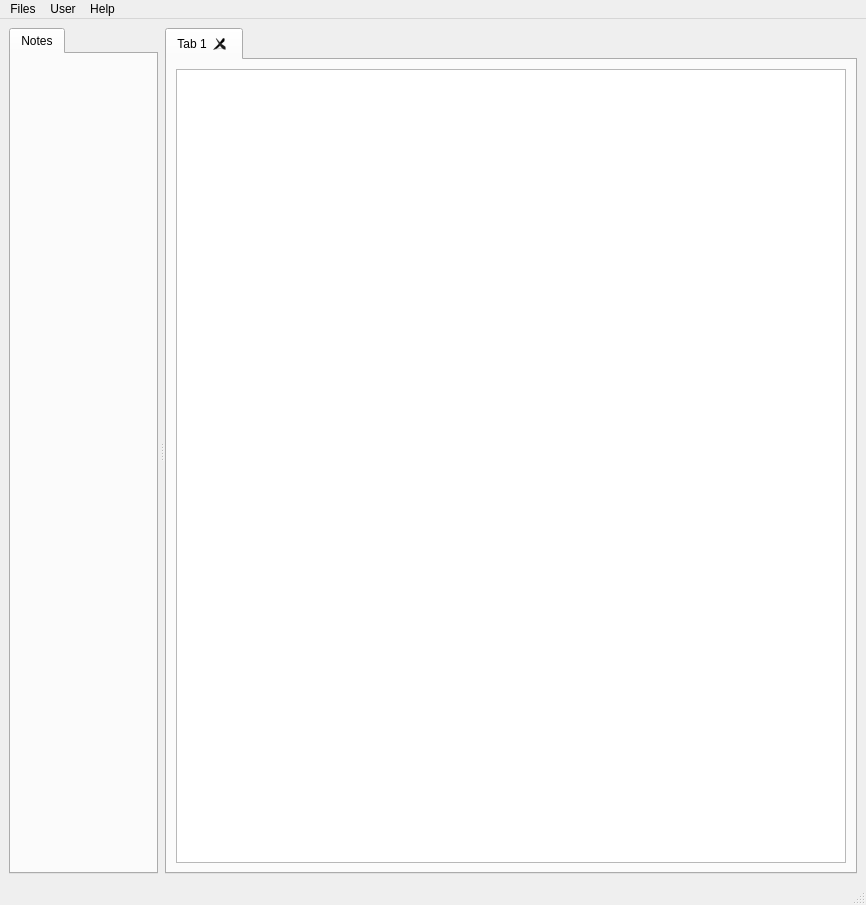
<?xml version="1.0" encoding="UTF-8"?>
<ui version="4.0">
 <class>MainWindow</class>
 <widget class="QMainWindow" name="MainWindow">
  <property name="geometry">
   <rect>
    <x>0</x>
    <y>0</y>
    <width>866</width>
    <height>905</height>
   </rect>
  </property>
  <property name="windowTitle">
   <string>PDM Notes</string>
  </property>
  <property name="documentMode">
   <bool>false</bool>
  </property>
  <widget class="QWidget" name="centralwidget">
   <layout class="QHBoxLayout" name="horizontalLayout">
    <item>
     <widget class="QSplitter" name="splitter">
      <property name="orientation">
       <enum>Qt::Horizontal</enum>
      </property>
      <property name="opaqueResize">
       <bool>true</bool>
      </property>
      <property name="handleWidth">
       <number>7</number>
      </property>
      <widget class="QTabWidget" name="tabWidget_2">
       <property name="accessibleName">
        <string>notes</string>
       </property>
       <property name="currentIndex">
        <number>0</number>
       </property>
       <property name="tabsClosable">
        <bool>false</bool>
       </property>
       <property name="movable">
        <bool>true</bool>
       </property>
       <widget class="QWidget" name="notesListTab">
        <attribute name="title">
         <string>Notes</string>
        </attribute>
       </widget>
      </widget>
      <widget class="QTabWidget" name="tabWidget">
       <property name="currentIndex">
        <number>0</number>
       </property>
       <property name="tabsClosable">
        <bool>true</bool>
       </property>
       <property name="movable">
        <bool>true</bool>
       </property>
       <widget class="QWidget" name="notesList">
        <attribute name="title">
         <string>Tab 1</string>
        </attribute>
        <layout class="QHBoxLayout" name="horizontalLayout_2">
         <item>
          <widget class="QTextEdit" name="textEdit"/>
         </item>
        </layout>
       </widget>
      </widget>
     </widget>
    </item>
   </layout>
  </widget>
  <widget class="QMenuBar" name="menubar">
   <property name="geometry">
    <rect>
     <x>0</x>
     <y>0</y>
     <width>866</width>
     <height>22</height>
    </rect>
   </property>
   <widget class="QMenu" name="menuFiles">
    <property name="title">
     <string>Files</string>
    </property>
    <addaction name="actionOpen"/>
    <addaction name="actionSave"/>
    <addaction name="separator"/>
    <addaction name="actionSettings"/>
   </widget>
   <widget class="QMenu" name="menuHelp">
    <property name="title">
     <string>Help</string>
    </property>
    <addaction name="actionAbout"/>
    <addaction name="separator"/>
    <addaction name="actionDebug_Messages"/>
   </widget>
   <widget class="QMenu" name="menuUser">
    <property name="title">
     <string>User</string>
    </property>
    <addaction name="actionAccount"/>
   </widget>
   <addaction name="menuFiles"/>
   <addaction name="menuUser"/>
   <addaction name="menuHelp"/>
  </widget>
  <widget class="QStatusBar" name="statusbar"/>
  <action name="actionAbout">
   <property name="text">
    <string>About</string>
   </property>
  </action>
  <action name="actionSave">
   <property name="icon">
    <iconset theme="document-save">
     <normaloff>.</normaloff>.</iconset>
   </property>
   <property name="text">
    <string>Save</string>
   </property>
   <property name="shortcut">
    <string>Ctrl+S</string>
   </property>
  </action>
  <action name="actionAccount">
   <property name="text">
    <string>Account</string>
   </property>
  </action>
  <action name="actionSettings">
   <property name="text">
    <string>Settings</string>
   </property>
   <property name="shortcut">
    <string>Ctrl+Alt+S</string>
   </property>
  </action>
  <action name="actionDebug_Messages">
   <property name="text">
    <string>Debug Messages</string>
   </property>
  </action>
  <action name="actionOpen">
   <property name="text">
    <string>Open</string>
   </property>
  </action>
 </widget>
 <resources/>
 <connections/>
</ui>
